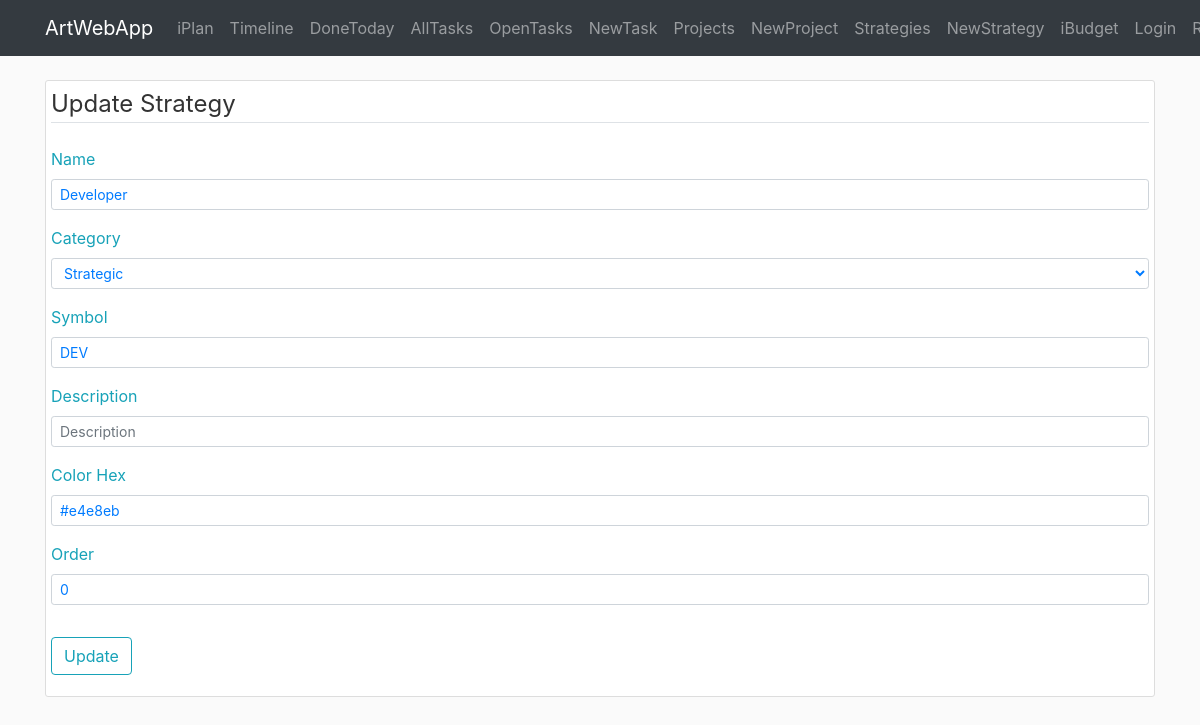
The page /iplan/strategy/update/1 on the database its author committed.
### awa/iplan/models.py (models this page shows, shortened)
class Strategy(db.Model):
    id = db.Column(db.Integer, primary_key=True)
    name = db.Column(db.String(40), nullable=False)
    symbol = db.Column(db.String(3))
    desc = db.Column(db.Text)
    color = db.Column(db.String(7))
    order = db.Column(db.Integer)
    time_creation = db.Column(db.DateTime, default=datetime.now)
    time_completion = db.Column(db.DateTime)
    show_timeline = db.Column(db.Boolean, default=True, nullable=False)
    category = db.Column(db.String(20), nullable=True)
    br_task = db.relationship('Task', backref='strategy')  # todo: lazy=True - test that later

### awa/iplan/routes.py (the view)
@iplan.route('/iplan/strategy/update/<id_strategy>', methods=['GET', 'POST'])
def strategy_update(id_strategy):
    form = StrategyForm()
    form.category.choices = STRATEGY_CATEGORY_CHOICES
    item_strategy = Strategy.query.get_or_404(id_strategy)
    if form.validate_on_submit():
        item_strategy.name = form.name.data
        item_strategy.symbol = form.symbol.data
        item_strategy.desc = form.desc.data
        item_strategy.color = form.color.data
        item_strategy.order = form.order.data
        item_strategy.category = dict(STRATEGY_CATEGORY_CHOICES).get(form.category.data)
        db.session.commit()
        return redirect(url_for('iplan.strategy'))
    elif request.method == 'GET':
        form.name.data = item_strategy.name
        form.symbol.data = item_strategy.symbol
        form.desc.data = item_strategy.desc
        form.color.data = item_strategy.color
        form.order.data = item_strategy.order
        form.category.data = reverse_dict(STRATEGY_CATEGORY_CHOICES).get(item_strategy.category, 1)
        form.submit.label.text = 'Update'
    strategies = Strategy.query.all()
    count_tasks = {item.id: len(Task.query.filter_by(id_strategy=item.id).all()) for item in strategies}
    return render_template('iplan/strategy_edit.html', form=form, strategies=strategies,
                           legend='Update Strategy', count_tasks=count_tasks)

### awa/iplan/forms.py
class StrategyForm(FlaskForm):
    name = StringField(label='Name', validators=[DataRequired(), Length(max=40)])
    category = SelectField(label='Category', coerce=int)
    symbol = StringField(label='Symbol', validators=[Length(max=3)])
    desc = StringField(label='Description')
    color = StringField(label='Color Hex')
    order = IntegerField(label='Order')
    submit = SubmitField(label='Submit')

### awa/iplan/utils.py (called while the page is built)
def reverse_dict(x):
    return {v: k for (k, v) in dict(x).items()}

### awa/templates/iplan/strategy_edit.html (shortened to what this page needs)
{% extends "layout.html" %}
{% block content %}
<div class="container">
    <div class="content-section">
        <form method="POST" action="">
            <fieldset class="form-group">
                <legend class="border-bottom  mb-4">{{legend}}</legend>
                <div class="form-group">
                    {{ form.name.label(class="form-control-label text-info") }}
                    {% if form.name.errors %}
                        {{ form.name(class="form-control form-control-sm is-invalid") }}
                        <div class="invalid-feedback">
                            {% for error in form.name.errors %}
                                <span>{{ error }}</span>
                            {% endfor %}
                        </div>
                    {% else %}
                        {{ form.name(class="form-control form-control-sm text-primary", placeholder='Strategy') }}
                    {% endif %}
                </div>
                <div class="form-group">
                    {{ form.category.label(class="form-control-label text-info") }}
                    {% if form.category.errors %}
                        {{ form.category(class="form-control form-control-sm is-invalid") }}
                        <div class="invalid-feedback">
                            {% for error in form.category.errors %}
                                <span>{{ error }}</span>
                            {% endfor %}
                        </div>
                    {% else %}
                        {{ form.category(class="form-control form-control-sm text-primary", placeholder='Strategy') }}
                    {% endif %}
                </div>                <div class="form-group">
                    {{ form.symbol.label(class="form-control-label text-info") }}
                    {% if form.symbol.errors %}
                        {{ form.symbol(class="form-control form-control-sm is-invalid") }}
                        <div class="invalid-feedback">
                            {% for error in form.symbol.errors %}
                                <span>{{ error }}</span>
                            {% endfor %}
                        </div>
                    {% else %}
                        {{ form.symbol(class="form-control form-control-sm text-primary", placeholder='ABC') }}
                    {% endif %}
                </div>
                <div class="form-group">
                    {{ form.desc.label(class="form-control-label text-info") }}
                    {% if form.desc.errors %}
                        {{ form.desc(class="form-control form-control-sm is-invalid") }}
                        <div class="invalid-feedback">
                            {% for error in form.desc.errors %}
                                <span>{{ error }}</span>
                            {% endfor %}
                        </div>
                    {% else %}
                        {{ form.desc(class="form-control form-control-sm text-primary", placeholder='Description') }}
                    {% endif %}
                </div>
                <div class="form-group">
                    {{ form.color.label(class="form-control-label text-info") }}
                    {% if form.color.errors %}
                        {{ form.color(class="form-control form-control-sm is-invalid") }}
                        <div class="invalid-feedback">
                            {% for error in form.color.errors %}
                                <span>{{ error }}</span>
                            {% endfor %}
                        </div>
                    {% else %}
                        {{ form.color(class="form-control form-control-sm text-primary", placeholder='#color') }}
                    {% endif %}
                </div>
                <div class="form-group">
                    {{ form.order.label(class="form-control-label text-info") }}
                    {% if form.order.errors %}
                        {{ form.order(class="form-control form-control-sm is-invalid") }}
                        <div class="invalid-feedback">
                            {% for error in form.order.errors %}
                                <span>{{ error }}</span>
                            {% endfor %}
                        </div>
                    {% else %}
                        {{ form.order(class="form-control form-control-sm text-primary", placeholder=999) }}
                    {% endif %}
                </div>
            </fieldset>
            <div class="form-group">
                {{ form.submit(class="btn btn-outline-info") }}
            </div>
        </form>
    </div>
</div>
{% endblock content %}

### awa/static/main.css (style rules this page uses)
body { background: #fafafa; color: #333333; margin-top: 5rem; }
.content-section { background: #ffffff; padding: 5px 5px; border: 1px solid #dddddd; border-radius: 3px; margin-bottom: 10px; }

### rows shown on the page
Strategy: name "Developer", category "Strategic", symbol "DEV", color "#e4e8eb", order "0"

### other values the page prints
{{ legend }} "Update Strategy"
